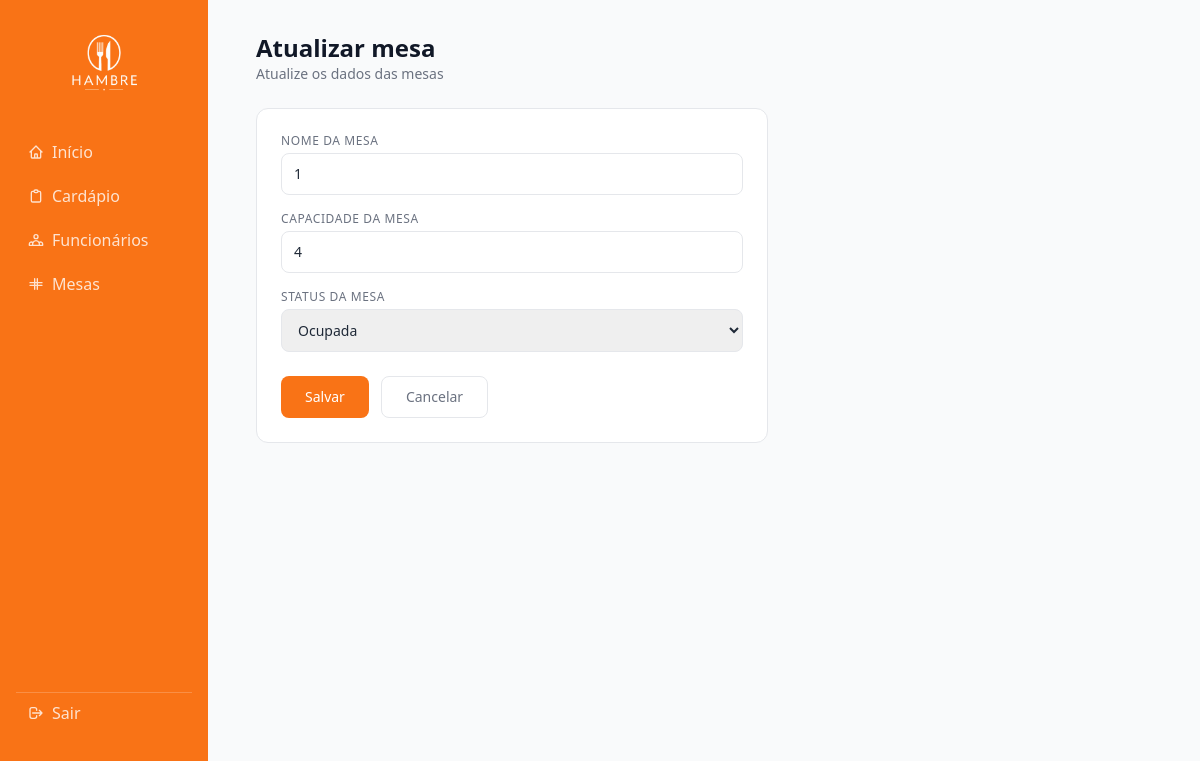
The page /mesas/editar.php?id=1 on the database its author committed.
### tables this page shows
CREATE TABLE `mesas` (
  `id` int NOT NULL,
  `numero` int NOT NULL,
  `capacidade` int NOT NULL,
  `status` varchar(20) DEFAULT 'Disponível'
);

### mesas/funcoes.php (called while the page is built, shortened)
<?php
function obterMesa($con, $id) {
    $stmt = $con->prepare("SELECT * FROM mesas WHERE id = :id");
    $stmt->bindValue(":id", $id);
    $stmt->execute();
    return $stmt->fetch(PDO::FETCH_OBJ);
}
?>

### mesas/editar.php (the view, shortened to what this page needs)
<?php
if(isset($_GET['id'])){
    require_once "../conexao.php";
    require_once "funcoes.php";
    $id = $_GET['id'];
    $mesa = obterMesa($con,$id);
}else{
    echo "Id não fornecido.";
    exit();
}
?>
<?php include '../sidebar.php'; ?>
<div class="mb-6">
    <h1 class="text-2xl font-bold text-gray-900">Atualizar mesa</h1>
    <p class="text-sm text-gray-500">Atualize os dados das mesas</p>
</div>
<div class="bg-white rounded-xl border border-gray-200 p-6 max-w-lg">
    <form action="" method="post" class="space-y-4">
        <div>
            <label class="block text-xs font-medium text-gray-500 uppercase tracking-wider mb-1">Nome da mesa</label>
            <input type="text" name="numero" value="<?= htmlspecialchars($mesa->numero) ?>" required
            class="w-full border border-gray-200 rounded-lg px-3 py-2.5 text-sm text-gray-800 outline-none focus:border-orange-400 focus:ring-2 focus:ring-orange-100 transition">
        </div>
        <div>
            <label  class="block text-xs font-medium text-gray-500 uppercase tracking-wider mb-1">Capacidade da mesa</label>
            <input type="text" name="capacidade" value="<?= htmlspecialchars($mesa->capacidade) ?>" required
            class="w-full border border-gray-200 rounded-lg px-3 py-2.5 text-sm text-gray-800 outline-none focus:border-orange-400 focus:ring-2 focus:ring-orange-100 transition">
        </div>
        <div>
            <label class="block text-xs font-medium text-gray-500 uppercase tracking-wider mb-1">Status da mesa</label>
            <select name="status" required
            class="w-full border border-gray-200 rounded-lg px-3 py-2.5 text-sm text-gray-800 outline-none focus:border-orange-400 focus:ring-2 focus:ring-orange-100 transition">
                <option value="Ocupada" <?= $mesa->status == 'Ocupada' ? 'selected' : '' ?>>Ocupada</option>
            </select>
        </div>
        <div class="flex gap-3 pt-2">
            <button type="submit"
            class="bg-orange-500 hover:bg-orange-600 text-white font-medium text-sm px-6 py-2.5 rounded-lg transition">
                Salvar
            </button>
            <a href="index.php"
            class="border border-gray-200 text-gray-500 hover:bg-gray-50 font-medium text-sm px-6 py-2.5 rounded-lg transition">
                Cancelar
            </a>
        </div>
    </form>
</div>
</main>
</body>
</html>

### rows shown on the page
mesas: numero "1", capacidade "4", status "Ocupada"
